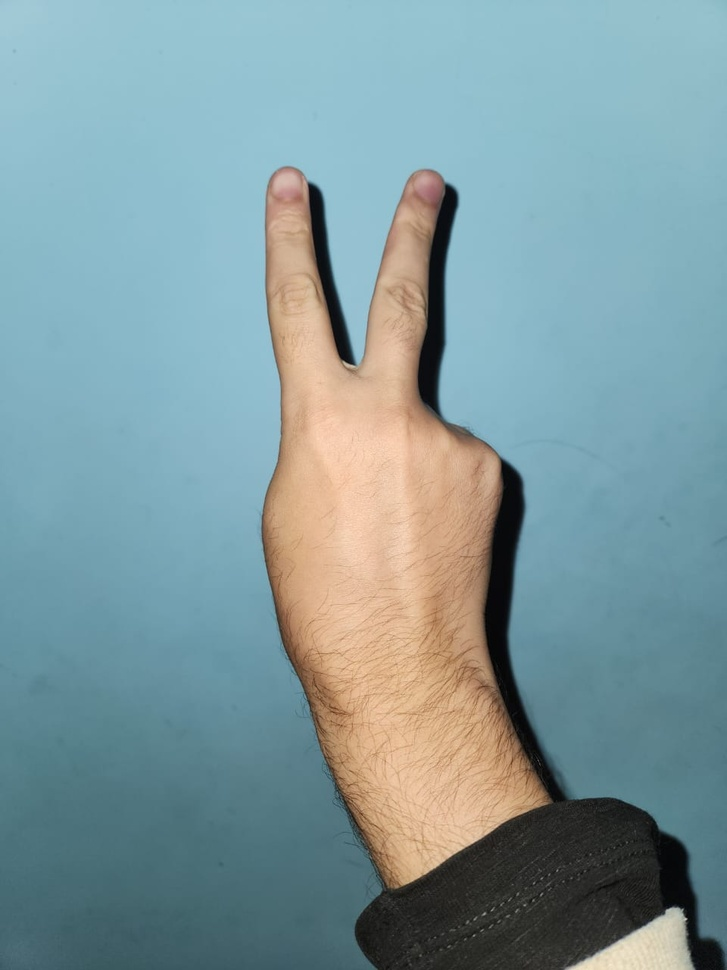
#> input picture gesture-recognition/peace.jpg, 727 x 970 px, shrunk from 960 x 1280 before the run
$ python -i segmenterFunc.py   (imports and definitions only)
#> lines starting #> are read from the running program, lines starting #| are printed output that depends on the picture; after the words box and inside, x2 and y2 are one past the last pixel; in counts of white or black regions, pixels touching at a corner belong together
import cv2
import threading
from skimage.color import rgb2gray
from skimage.filters import gaussian, threshold_otsu
from skimage.measure import label, regionprops
import numpy as np
from math import ceil
from customAlgos import calcSolidity, detect_pointing_direction, angle_between_points, convexity_defects


def isolate_hand(capturedFrame):
    """
    Isolates the hand in the input frame, making the rest of the frame black.

    Args:
        capturedFrame (numpy.ndarray): Input frame.

    Returns:
        numpy.ndarray: Output frame with only the hand visible, the rest black.
    """
    # apply preprocessing on frame
    preprocessed_frame, thresh_frame = preprocess_frame(capturedFrame)
    hand_segment = segment_hand(thresh_frame, preprocessed_frame)

    if hand_segment is not None and len(hand_segment) == 4:
        # Get the bounding box of the hand
        x, y, w, h = hand_segment
        # Create a black frame with the same dimensions as the input frame
        black_frame = np.zeros_like(capturedFrame)
        # we get the ROI (cropped image where hand is located)
        roi = capturedFrame[y:y + h, x:x + w]
        # apply thresholding to get the mask of the hand
        hand_mask = skin_thresholding(roi)
        # Place the isolated hand on the black frame which will have the same demensions as the input frame
        black_frame[y:y + h, x:x + w] = cv2.bitwise_and(roi, roi, mask=hand_mask)
        return black_frame

    else:
        # If no hand is detected, return a completely black frame
        return np.zeros_like(capturedFrame)


# [19 lines left out: function segmenter, not called in this run]


def segment_hand(thresh_frame, original_frame, increase_ratio=0.25, min_score_threshold=0.2):
    # Convert to 8-bit integer if needed
    thresh_frame = thresh_frame.astype(np.uint8)

    # Step 1: Find contours
    contours, _ = cv2.findContours(thresh_frame, cv2.RETR_EXTERNAL, cv2.CHAIN_APPROX_SIMPLE)

    if not contours:
        return None  # No hand detected

    # Step 2: Filter contours by size and shape
    filtered_contours = []
    frame_area = thresh_frame.shape[0] * thresh_frame.shape[1]

    for contour in contours:
        area = cv2.contourArea(contour)
        if area < 0.01 * frame_area or area > 0.8 * frame_area:
            continue  # Ignore contours that are too small or too large

        # calculate defects
        hull_indices = cv2.convexHull(contour, returnPoints=False).flatten()

        defects = convexity_defects(contour[:, 0, :], hull_indices)

        count_defects = 0

        # Filter defects with approximately 90 degrees
        filtered_defects = []
        for defect in defects:
            start_idx, end_idx, far_idx, depth = defect
            start = tuple(contour[start_idx][0])
            end = tuple(contour[end_idx][0])
            far = tuple(contour[far_idx][0])
            angle = angle_between_points(start, end, far)
            if  angle < 90:  # Allow a small margin around 90 degrees
                count_defects += 1
                filtered_defects.append(defect)

        # calculate solidity and direction
        solidity = calcSolidity(contour)
        direction = detect_pointing_direction(original_frame, contour)
        x, y, w, h = cv2.boundingRect(contour)
        aspect_ratio = w / h

        # Filter out faces and other non-hand shapes (rectangular faces)
        if (solidity > 0.53 and count_defects == 0 and aspect_ratio < 0.69) and (direction not in ["oneFingerRight", "oneFingerLeft", "oneFingerUp"]):
            print(f"REFUSED1 Aspect ratio: {aspect_ratio}, Solidity: {solidity}, Defects: {count_defects}, Direction: {direction}")
            continue
        # # Filter out faces and other non-hand shapes (circular faces)
        # if (solidity > 0.6 and count_defects == 0 and aspect_ratio > 1) and (direction in ["oneFingerRight", "oneFingerLeft"]):
        #     print(f"REFUSED2 Aspect ratio: {aspect_ratio}, Solidity: {solidity}, Defects: {count_defects}, Direction: {direction}")
        #     continue

        # Check aspect ratio of bounding box
        print(f"ACCEPTED Aspect ratio: {aspect_ratio}, Solidity: {solidity}, Defects: {count_defects}, Direction: {direction}")
        x, y, w, h = cv2.boundingRect(contour)
        aspect_ratio = w / h
        if 0.3 < aspect_ratio < 3:  # Acceptable aspect ratio range for a hand
            filtered_contours.append(contour)

    if not filtered_contours:
        return None  # No valid hand-like contour found

    # Step 3: Score bounding boxes
    bounding_boxes = []
    scores_list = []
    for contour in filtered_contours:
        x, y, w, h = cv2.boundingRect(contour)
        cx, cy = x + w // 2, y + h // 2  # Center of the bounding box

        # Calculate solidity
        hull = cv2.convexHull(contour)
        hull_area = cv2.contourArea(hull)
        if hull_area > 0:
            solidity = cv2.contourArea(contour) / hull_area
        else:
            solidity = 0

        # Calculate circularity
        perimeter = cv2.arcLength(contour, True)
        circularity = (4 * np.pi * cv2.contourArea(contour)) / (perimeter ** 2) if perimeter > 0 else 0

        # Calculate convexity defects
        hull_indices = cv2.convexHull(contour, returnPoints=False)
        if len(hull_indices) > 3:  # Ensure enough points to compute defects
            defects = cv2.convexityDefects(contour, hull_indices)
            if defects is not None:
                defect_count = defects.shape[0]
                defect_density = defect_count / perimeter if perimeter > 0 else 0
            else:
                defect_density = 0
        else:
            defect_density = 0

        # Calculate proximity to frame center
        frame_center_x, frame_center_y = original_frame.shape[1] // 2, original_frame.shape[0] // 2
        distance_to_center = ((cx - frame_center_x) ** 2 + (cy - frame_center_y) ** 2) ** 0.5

       # Scoring system
        size_score = w * h / frame_area
        aspect_ratio_score = 1 - abs(aspect_ratio - 1)  # Closer to 1 is better
        solidity_score = solidity  # Higher solidity preferred
        circularity_penalty = max(0, 1 - circularity)  # Penalize overly circular shapes
        defect_score = defect_density * 10  # Boost based on defect density
        proximity_score = 1 / (1 + distance_to_center)  # Closer to center is better

        # Final score with reduced size weight
        final_score = (0.5 * size_score +           # Reduced weight for size
               0.15 * aspect_ratio_score +   # Increased weight for adjusted aspect ratio
               0.15 * solidity_score +       # High weight for solidity
               0.15 * defect_score -        # Moderate weight for defects
               0.05 * circularity_penalty + # Slight penalty for circularity
               0.05 * proximity_score)      # Slight weight for proximity


        # Only add bounding box if final score is above threshold
        if final_score >= min_score_threshold:
            bounding_boxes.append((final_score, (x, y, w, h), contour))
            scores_list.append([final_score, size_score, aspect_ratio_score, solidity_score, circularity_penalty, defect_score, proximity_score])

    # Step 4: Select the best bounding box
    if bounding_boxes:
        _, best_bounding_box, _ = max(bounding_boxes, key=lambda b: b[0])
        best_scores = scores_list[bounding_boxes.index(max(bounding_boxes, key=lambda b: b[0]))]
        second_best_scores = scores_list[bounding_boxes.index(sorted(bounding_boxes, key=lambda b: b[0])[-1])]
        print(f"BEST SCORES. final_score: {best_scores[0]}, size_score: {best_scores[1]}, aspect_ratio_score: {best_scores[2]}, solidity_score: {best_scores[3]}, circularity_penalty: {best_scores[4]}, defect_score: {best_scores[5]}, proximity_score: {best_scores[6]}")
        print(f"SECOND BEST SCORES. final_score: {second_best_scores[0]}, size_score: {second_best_scores[1]}, aspect_ratio_score: {second_best_scores[2]}, solidity_score: {second_best_scores[3]}, circularity_penalty: {second_best_scores[4]}, defect_score: {second_best_scores[5]}, proximity_score: {second_best_scores[6]}")
        # Increase the bounding box size, Default: by 25%
        x, y, w, h = best_bounding_box
        x = max(0, x - int(increase_ratio / 2 * w))
        y = max(0, y - int(increase_ratio / 2 * h))
        w = min(original_frame.shape[1] - x, w + int(increase_ratio * w))
        h = min(original_frame.shape[0] - y, h + int(increase_ratio * h))

        return (x, y, w, h)
    else:
        return None  # No valid hand found above the threshold


# [33 lines left out: functions adaptive_thresholding, skin_thresholding, not called in this run]

def preprocess_frame(capturedFrame, mode='HSV'):
    # capturedFrame = white_balance(capturedFrame)
    #capturedFrame = normalize_lighting_clahe(capturedFrame)
#> called with mode = 'HSV'
    capturedFrame = normalize_lighting_histogram(capturedFrame, mode= "YCrCb")
#> in normalize_lighting_histogram, `ycrcb = cv2.cvtColor(image, cv2.COLOR_BGR2YCrCb)`: ycrcb: shape (970, 727, 3); mean of channels 0, 1, 2 152.2, 132.2, 114.5
#> in normalize_lighting_histogram, `ycrcb[:, :, 0] = cv2.equalizeHist(ycrcb[:, :, 0])`: ycrcb: shape (970, 727, 3); mean of channels 0, 1, 2 129.2, 132.2, 114.5
#> in normalize_lighting_histogram, `return cv2.cvtColor(ycrcb, cv2.COLOR_YCrCb2BGR)`:
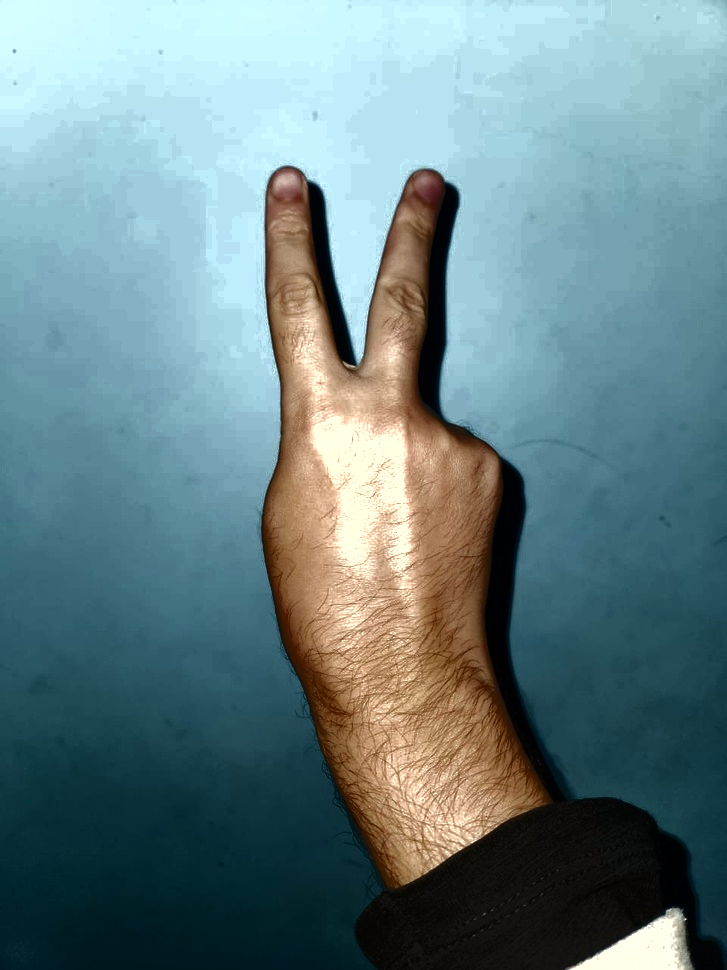
#> returned value: shape (970, 727, 3); mean R, G, B 104.7, 130.7, 134.6
    capturedFrame = cv2.GaussianBlur(capturedFrame, (3, 3), 0)
    capturedFrame = cv2.medianBlur(capturedFrame, 5)

    # Constants for finding range of skin color in YCrCb
    if mode == 'Ycrcb':
        min_YCrCb = np.array([0, 133, 77], np.uint8)
        max_YCrCb = np.array([255, 173, 127], np.uint8)
        imageYCrCb = cv2.cvtColor(capturedFrame,cv2.COLOR_BGR2YCR_CB)
        skinMask = np.all(imageYCrCb >= min_YCrCb, axis=-1) & np.all(imageYCrCb <= max_YCrCb, axis=-1)
        skinMask = skinMask.astype("uint8") * 255  # Convert to 0 and 255
        # imageYCrCb = cv2.cvtColor(capturedFrame, cv2.COLOR_YCrCb2BGR)
    else:
        # define the upper and lower boundaries of the HSV pixel intensities to be considered 'skin'
        imageHSV = cv2.cvtColor(capturedFrame, cv2.COLOR_BGR2HSV)
#> imageHSV: shape (970, 727, 3); mean H, S, V 41.3, 115.4, 146.3
        lower = np.array([0, 50, 40], dtype="uint8")
        upper = np.array([20, 255, 255], dtype="uint8")
        skinMask = np.all(imageHSV >= lower, axis=-1) & np.all(imageHSV <= upper, axis=-1)
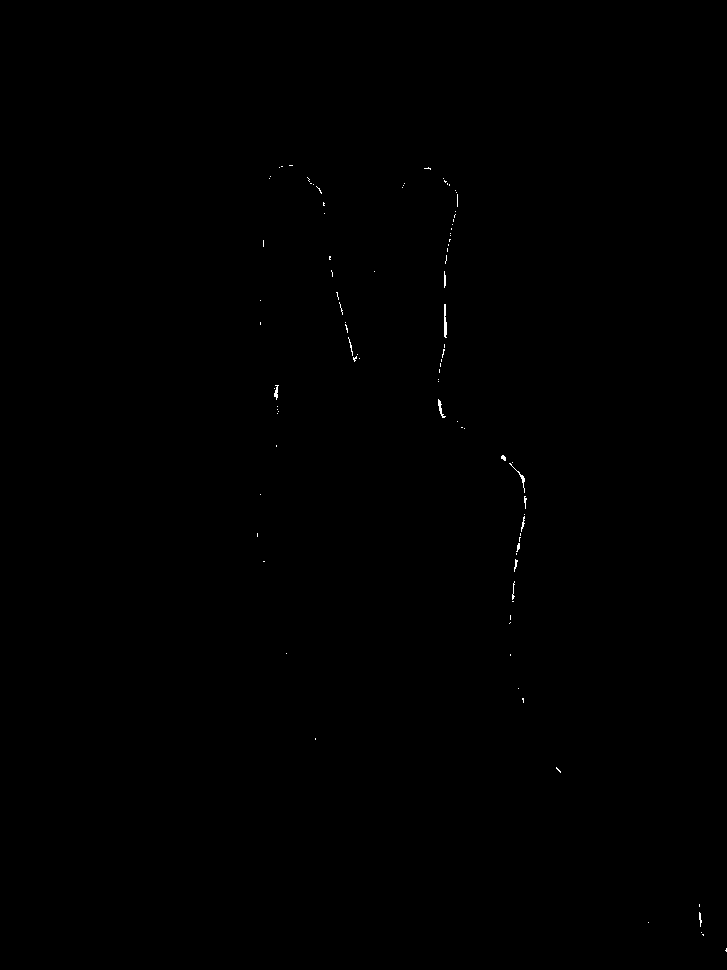
#> skinMask: shape (970, 727) bool; 0.1% white in thin lines or dots, all inside (x1, y1, x2, y2) = (257, 165, 727, 952)
        skinMask = skinMask.astype("uint8") * 255  # Convert to 0 and 255
        # imageHSV = cv2.cvtColor(capturedFrame, cv2.COLOR_HSV2BGR)


    # apply a series of erosions and dilations to the mask
    kernel = cv2.getStructuringElement(cv2.MORPH_ELLIPSE, (11, 11))
    # skinMask = cv2.dilate(skinMask, kernel, iterations=5)
    # skinMask = cv2.erode(skinMask, kernel, iterations=2)
    skinMask = cv2.morphologyEx(skinMask, cv2.MORPH_CLOSE, kernel, iterations=4)
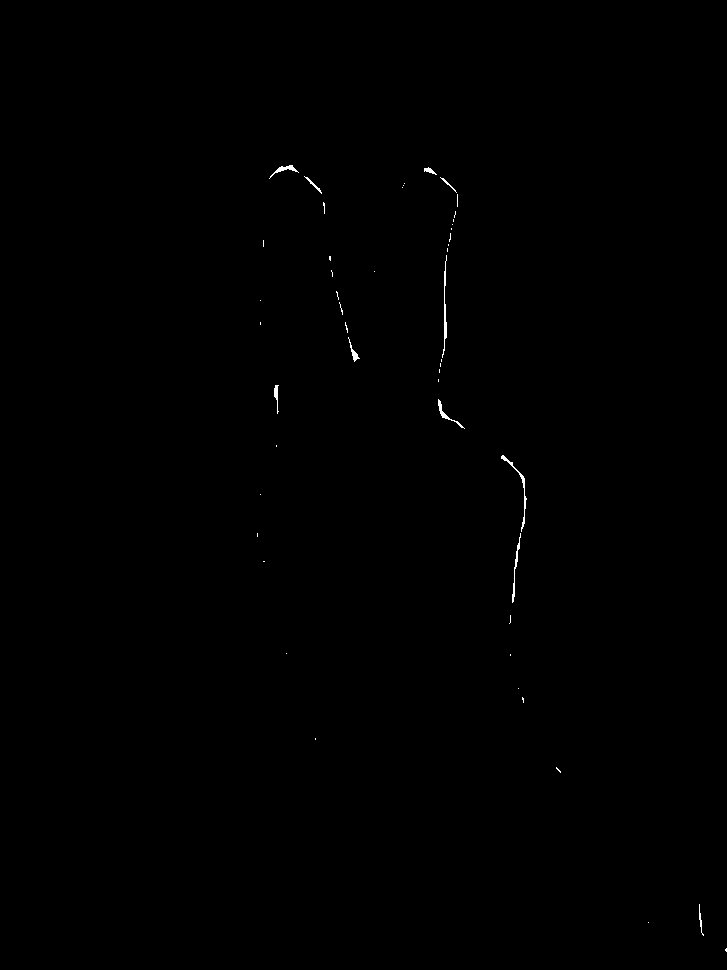
#> skinMask: shape (970, 727); 0.17% white in thin lines or dots, all inside (x1, y1, x2, y2) = (257, 165, 727, 952)

    # blur the mask to help remove noise
    skinMask = cv2.GaussianBlur(skinMask, (5, 5), 0)
    # capturedFrame = cv2.bitwise_and(capturedFrame, capturedFrame, mask=skinMask)
    return capturedFrame, skinMask

# [40 lines left out: functions normalize_lighting_clahe, manual_clahe, not called in this run]

def normalize_lighting_histogram(image, mode='YCrCb'):
    if mode == 'YCrCb':
        # Convert to YCrCb color space
        ycrcb = cv2.cvtColor(image, cv2.COLOR_BGR2YCrCb)
        # Equalize the Y channel
        ycrcb[:, :, 0] = cv2.equalizeHist(ycrcb[:, :, 0])
        # Convert back to BGR
        return cv2.cvtColor(ycrcb, cv2.COLOR_YCrCb2BGR)

    elif mode == 'Lab':
        # Convert to LAB color space
        lab = cv2.cvtColor(image, cv2.COLOR_BGR2LAB)
        # Equalize the L channel
        lab[:, :, 0] = cv2.equalizeHist(lab[:, :, 0])
        # Convert back to BGR
        return cv2.cvtColor(lab, cv2.COLOR_LAB2BGR)
    elif mode == 'HSV':
        hsv_img = cv2.cvtColor(image, cv2.COLOR_BGR2HSV)
        hsv_img[:, :, 2] = cv2.equalizeHist(hsv_img[:, :, 2])
        return cv2.cvtColor(hsv_img, cv2.COLOR_HSV2BGR)
    else :# RGB
        channels = cv2.split(image)
        eq_channels = [cv2.equalizeHist(ch) for ch in channels]
        return cv2.merge(eq_channels)

# [19 lines left out: functions white_balance, gamma_correction, not called in this run]

>>> import cv2
>>> picture = cv2.cvtColor(cv2.imread('peace.jpg'), cv2.COLOR_BGR2RGB)
>>> result = isolate_hand(picture)
#> in segment_hand, `contours, _ = cv2.findContours(thresh_frame, cv2.RETR_EXTERNAL, cv2.CH..`: contours = 31 contours, 6 with area under 20; largest, box (x1, y1, x2, y2) and area: (422, 165, 460, 375) 1128, (499, 453, 529, 605) 898, (436, 397, 467, 431) 305, (343, 320, 362, 364) 272, (267, 163, 301, 181) 269
#> the loop in segment_hand, `for contour in contours:` made 31 passes
#> area on passes 1, 3, 4, 6, 10, 14, 16, 17, 19, 22, 24, 25: 20, 171, 56, 42, 52, 898, 305, 185.5, 272, 133, 44, 39.5
#> (contour, area) on passes 5, 8, 11, 12, 15, 18: ([[313, 736], [313, 741], [317, 741], [317, 736]], 20), ([[508, 652], [508, 657], [512, 657], [512, 652]], 20), ([[261, 559], [261, 563], [266, 563], [266, 559]], 20), ([[255, 531], [255, 538], [259, 538], [259, 531]], 28), ([[274, 443], [274, 448], [278, 448], [278, 443]], 20), ([[436, 377], [436, 383], [440, 383], [440, 377]], 24)
#> after the loop in segment_hand, `for contour in contours:`: filtered_contours = []
#> result: shape (970, 727, 3); every value is 0
